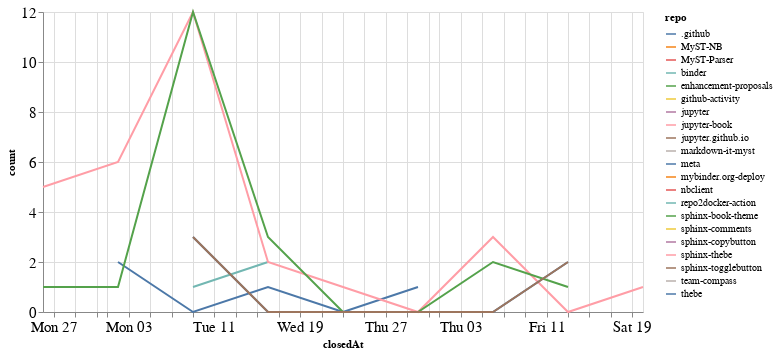

Notebook cell for this chart:
### Code cell
closed_by_time = closed_by.groupby('repo').resample('W', on='closedAt').count()['author'].reset_index()
closed_by_time = closed_by_time.rename(columns={'author': 'count'})

alt.Chart(closed_by_time, width=600).mark_line().encode(
    x='closedAt',
    y='count',
    color='repo',
    tooltip="repo"
)

### Figure 1 — Vega-Lite specification as saved in the notebook (floating-point values rounded to 4 significant figures)
{"config": {"axisLeft": {"labelFontSize": 15}, "axisBottom": {"labelFontSize": 15}}, "data": {"name": "data-deae0be35e481e73b7812296f1ff1496"}, "mark": "line", "encoding": {"color": {"type": "nominal", "field": "repo"}, "tooltip": {"type": "nominal", "field": "repo"}, "x": {"type": "temporal", "field": "closedAt"}, "y": {"type": "quantitative", "field": "count"}}, "width": 600, "$schema": "https://vega.github.io/schema/vega-lite/v4.8.1.json", "datasets": {"data-deae0be35e481e73b7812296f1ff1496": [{"repo": ".github", "closedAt": "2020-08-09T00:00:00", "count": 3}, {"repo": ".github", "closedAt": "2020-08-16T00:00:00", "count": 0}, {"repo": ".github", "closedAt": "2020-08-23T00:00:00", "count": 0}, {"repo": ".github", "closedAt": "2020-08-30T00:00:00", "count": 1}, {"repo": "MyST-NB", "closedAt": "2020-09-06T00:00:00", "count": 1}, {"repo": "MyST-Parser", "closedAt": "2020-09-20T00:00:00", "count": 1}, {"repo": "binder", "closedAt": "2020-08-09T00:00:00", "count": 1}, {"repo": "binder", "closedAt": "2020-08-16T00:00:00", "count": 2}, {"repo": "enhancement-proposals", "closedAt": "2020-08-30T00:00:00", "count": 1}, {"repo": "github-activity", "closedAt": "2020-08-09T00:00:00", "count": 2}, {"repo": "jupyter", "closedAt": "2020-07-26T00:00:00", "count": 1}, {"repo": "jupyter-book", "closedAt": "2020-07-26T00:00:00", "count": 5}, {"repo": "jupyter-book", "closedAt": "2020-08-02T00:00:00", "count": 6}, {"repo": "jupyter-book", "closedAt": "2020-08-09T00:00:00", "count": 12}, {"repo": "jupyter-book", "closedAt": "2020-08-16T00:00:00", "count": 2}, {"repo": "jupyter-book", "closedAt": "2020-08-23T00:00:00", "count": 1}, {"repo": "jupyter-book", "closedAt": "2020-08-30T00:00:00", "count": 0}, {"repo": "jupyter-book", "closedAt": "2020-09-06T00:00:00", "count": 3}, {"repo": "jupyter-book", "closedAt": "2020-09-13T00:00:00", "count": 0}, {"repo": "jupyter-book", "closedAt": "2020-09-20T00:00:00", "count": 1}, {"repo": "jupyter.github.io", "closedAt": "2020-07-26T00:00:00", "count": 1}, {"repo": "markdown-it-myst", "closedAt": "2020-08-09T00:00:00", "count": 1}, {"repo": "meta", "closedAt": "2020-08-02T00:00:00", "count": 2}, {"repo": "meta", "closedAt": "2020-08-09T00:00:00", "count": 0}, {"repo": "meta", "closedAt": "2020-08-16T00:00:00", "count": 1}, {"repo": "meta", "closedAt": "2020-08-23T00:00:00", "count": 0}, {"repo": "meta", "closedAt": "2020-08-30T00:00:00", "count": 0}, {"repo": "meta", "closedAt": "2020-09-06T00:00:00", "count": 0}, {"repo": "meta", "closedAt": "2020-09-13T00:00:00", "count": 2}, {"repo": "mybinder.org-deploy", "closedAt": "2020-07-26T00:00:00", "count": 1}, {"repo": "nbclient", "closedAt": "2020-09-13T00:00:00", "count": 1}, {"repo": "repo2docker-action", "closedAt": "2020-07-26T00:00:00", "count": 1}, {"repo": "sphinx-book-theme", "closedAt": "2020-07-26T00:00:00", "count": 1}, {"repo": "sphinx-book-theme", "closedAt": "2020-08-02T00:00:00", "count": 1}, {"repo": "sphinx-book-theme", "closedAt": "2020-08-09T00:00:00", "count": 12}, {"repo": "sphinx-book-theme", "closedAt": "2020-08-16T00:00:00", "count": 3}, {"repo": "sphinx-book-theme", "closedAt": "2020-08-23T00:00:00", "count": 0}, {"repo": "sphinx-book-theme", "closedAt": "2020-08-30T00:00:00", "count": 0}, {"repo": "sphinx-book-theme", "closedAt": "2020-09-06T00:00:00", "count": 2}, {"repo": "sphinx-book-theme", "closedAt": "2020-09-13T00:00:00", "count": 1}, {"repo": "sphinx-comments", "closedAt": "2020-08-16T00:00:00", "count": 4}, {"repo": "sphinx-copybutton", "closedAt": "2020-07-26T00:00:00", "count": 2}, {"repo": "sphinx-thebe", "closedAt": "2020-08-16T00:00:00", "count": 1}, {"repo": "sphinx-togglebutton", "closedAt": "2020-08-09T00:00:00", "count": 3}, {"repo": "sphinx-togglebutton", "closedAt": "2020-08-16T00:00:00", "count": 0}, {"repo": "sphinx-togglebutton", "closedAt": "2020-08-23T00:00:00", "count": 0}, {"repo": "sphinx-togglebutton", "closedAt": "2020-08-30T00:00:00", "count": 0}, {"repo": "sphinx-togglebutton", "closedAt": "2020-09-06T00:00:00", "count": 0}, {"repo": "sphinx-togglebutton", "closedAt": "2020-09-13T00:00:00", "count": 2}, {"repo": "team-compass", "closedAt": "2020-07-26T00:00:00", "count": 1}, {"repo": "thebe", "closedAt": "2020-08-16T00:00:00", "count": 1}]}}
